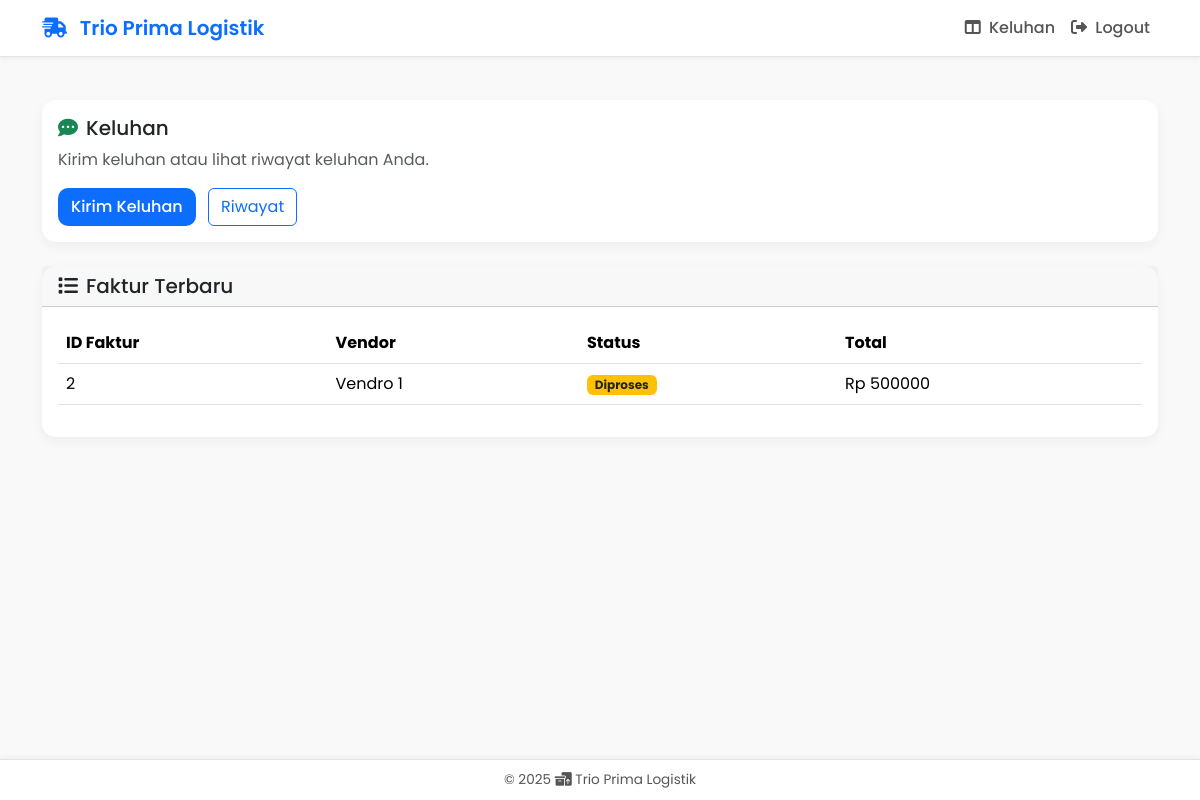
Before: /pembeli/dashboard/ (signed in) with the older database file.
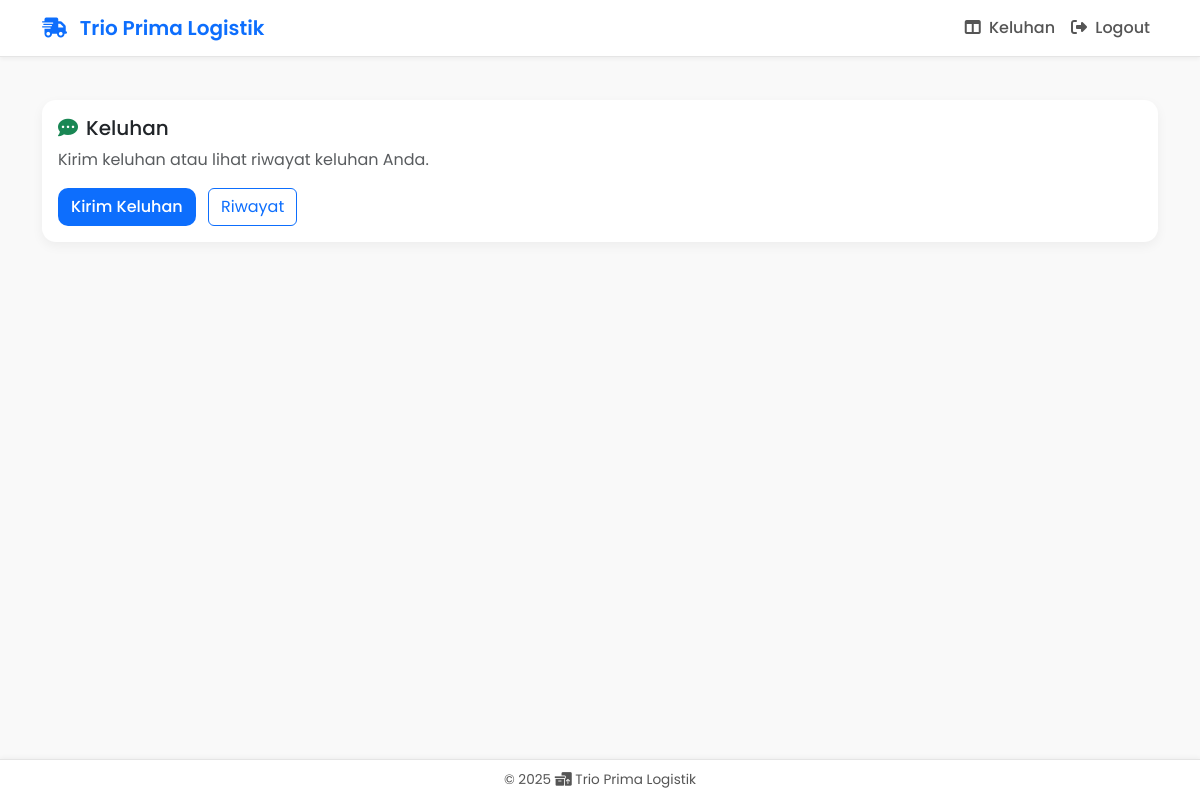
After: the same page with the newer database file.
### core/models.py (models this page shows, shortened)
class Faktur(models.Model):
    STATUS_CHOICES = [
        ('diproses', 'Diproses'),
        ('selesai', 'Selesai'),
        ('dibatalkan', 'Dibatalkan'),
    ]
    id_faktur = models.AutoField(primary_key=True)
    total_faktur = models.DecimalField(max_digits=15, decimal_places=2, default=0)
    status = models.CharField(max_length=20, choices=STATUS_CHOICES, default='diproses')
    berat = models.DecimalField(max_digits=10, decimal_places=2, default=0)
    koli = models.IntegerField(default=0)
    foto_pengiriman = models.ImageField(upload_to='faktur_images/', blank=True, null=True)
    kurir = models.ForeignKey(Kurir, on_delete=models.SET_NULL, null=True, blank=True, related_name='faktur')
    vendor = models.ForeignKey(Vendor, on_delete=models.CASCADE, related_name='faktur')
    pembeli = models.ForeignKey(Pembeli, on_delete=models.CASCADE, related_name='faktur')
    class Meta:
        verbose_name = "Faktur"
        verbose_name_plural = "Faktur"

class Vendor(models.Model):
    id_vendor = models.AutoField(primary_key=True)
    nama = models.CharField(max_length=100)
    email = models.EmailField()
    password = models.CharField(max_length=100, blank=True, null=True)
    alamat = models.TextField()
    no_hp = models.CharField(max_length=20)
    class Meta:
        verbose_name = "Vendor"
        verbose_name_plural = "Vendor"

### core/views.py (the view)
# urls.py: path("pembeli/dashboard/", views.pembeli_dashboard, name="pembeli_dashboard"),
@pembeli_required
def pembeli_dashboard(request):
    pembeli_id = request.session.get('pembeli_id')
    pembeli = models.Pembeli.objects.get(pk=pembeli_id)
    faktur_list = models.Faktur.objects.filter(pembeli=pembeli).order_by('-id_faktur')[:5]  # Last 5 invoices
    return render(request, 'pembeli/pembeli_dashboard.html', {
        'pembeli': pembeli,
        'faktur_list': faktur_list
    })

### core/views.py (called while the page is built)
def pembeli_required(view_func):
    @wraps(view_func)
    def wrapper(request, *args, **kwargs):
        if 'pembeli_id' not in request.session:
            return redirect('pembeli_login')
        return view_func(request, *args, **kwargs)
    return wrapper

### core/templates/pembeli/pembeli_dashboard.html (shortened to what this page needs)
{% extends 'base_public.html' %}
{% block content %}
<div class="row">
  <div class="col-12">
    <div class="row">
      <div class="col-md mb-4">
        <div class="card h-100">
          <div class="card-body">
            <h5 class="card-title">
              <i class="fa-solid fa-comment-dots me-2 text-success"></i>Keluhan
            </h5>
            <p class="text-muted">
              Kirim keluhan atau lihat riwayat keluhan Anda.
            </p>
            <a href="{% url 'pembeli_keluhan_buat' %}" class="btn btn-custom">Kirim Keluhan</a>
            <a href="{% url 'pembeli_keluhan_riwayat' %}" class="btn btn-outline-primary ms-2">Riwayat</a>
          </div>
        </div>
      </div>
    </div>
    {% if faktur_list %}
    <div class="card">
      <div class="card-header">
        <h5 class="mb-0"><i class="fa-solid fa-list me-2"></i>Faktur Terbaru</h5>
      </div>
      <div class="card-body">
        <div class="table-responsive">
          <table class="table table-hover">
            <thead>
              <tr>
                <th>ID Faktur</th>
                <th>Vendor</th>
                <th>Status</th>
                <th>Total</th>
              </tr>
            </thead>
            <tbody>
              {% for faktur in faktur_list %}
              <tr>
                <td>{{ faktur.id_faktur }}</td>
                <td>{{ faktur.vendor.nama }}</td>
                <td>
                  {% if faktur.status == 'diproses' %}
                    <span class="badge bg-warning text-dark">Diproses</span>
                  {% elif faktur.status == 'selesai' %}
                    <span class="badge bg-success">Selesai</span>
                  {% else %}
                    <span class="badge bg-danger">Dibatalkan</span>
                  {% endif %}
                </td>
                <td>Rp {{ faktur.total_faktur|floatformat:0 }}</td>
              </tr>
              {% endfor %}
            </tbody>
          </table>
        </div>
      </div>
    </div>
    {% endif %}
  </div>
</div>
{% endblock %}

Changed rows visible on the page:
no longer on this page (row edited): Faktur: id_faktur "2", vendor.nama "Vendro 1", status "Diproses", total_faktur "500000"
Other visible differences:
text no longer shown: "Faktur Terbaru ID Faktur Vendor Status Total"
